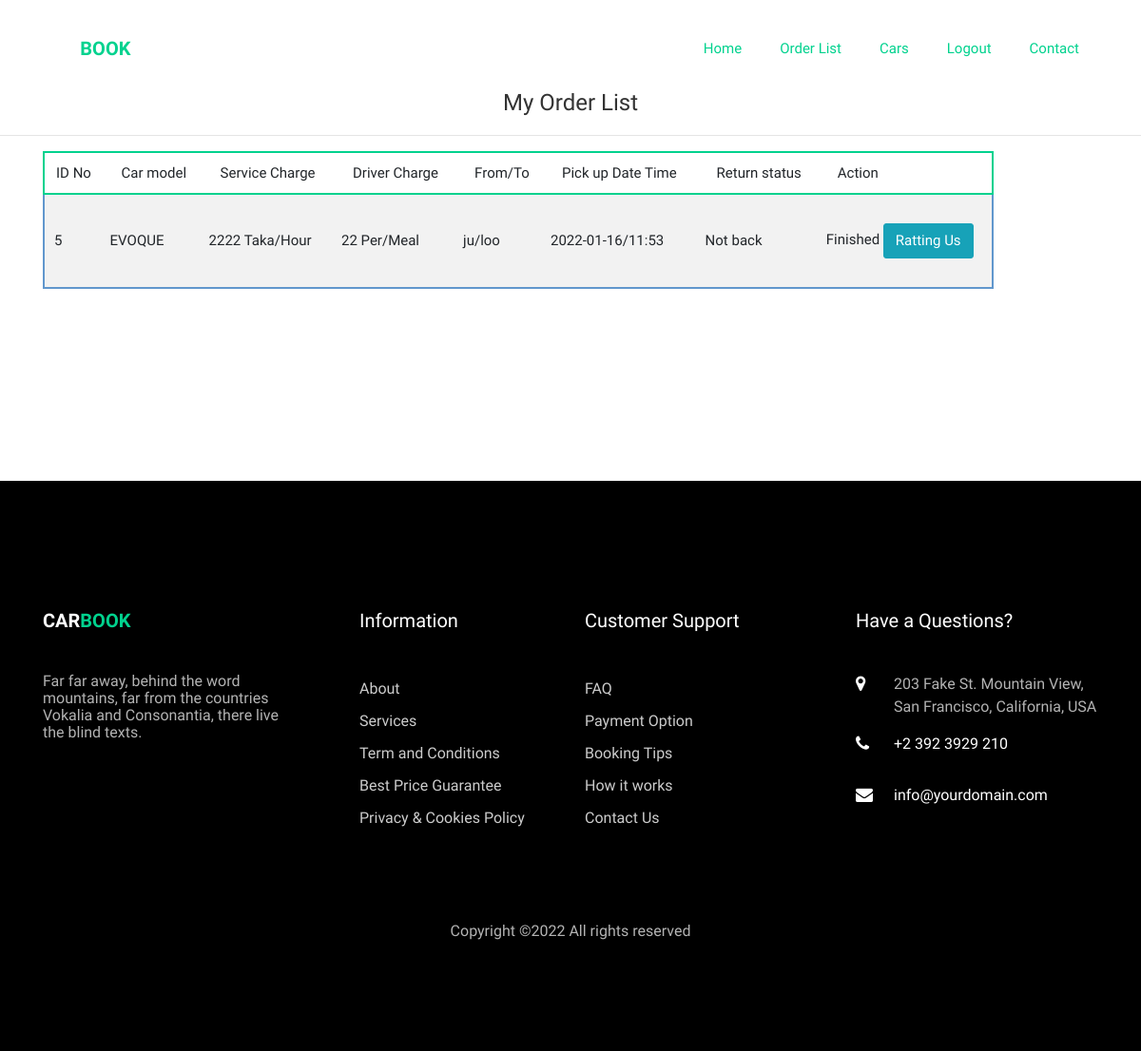
/orderlist.php (signed in), run on an earlier commit of the app's database.
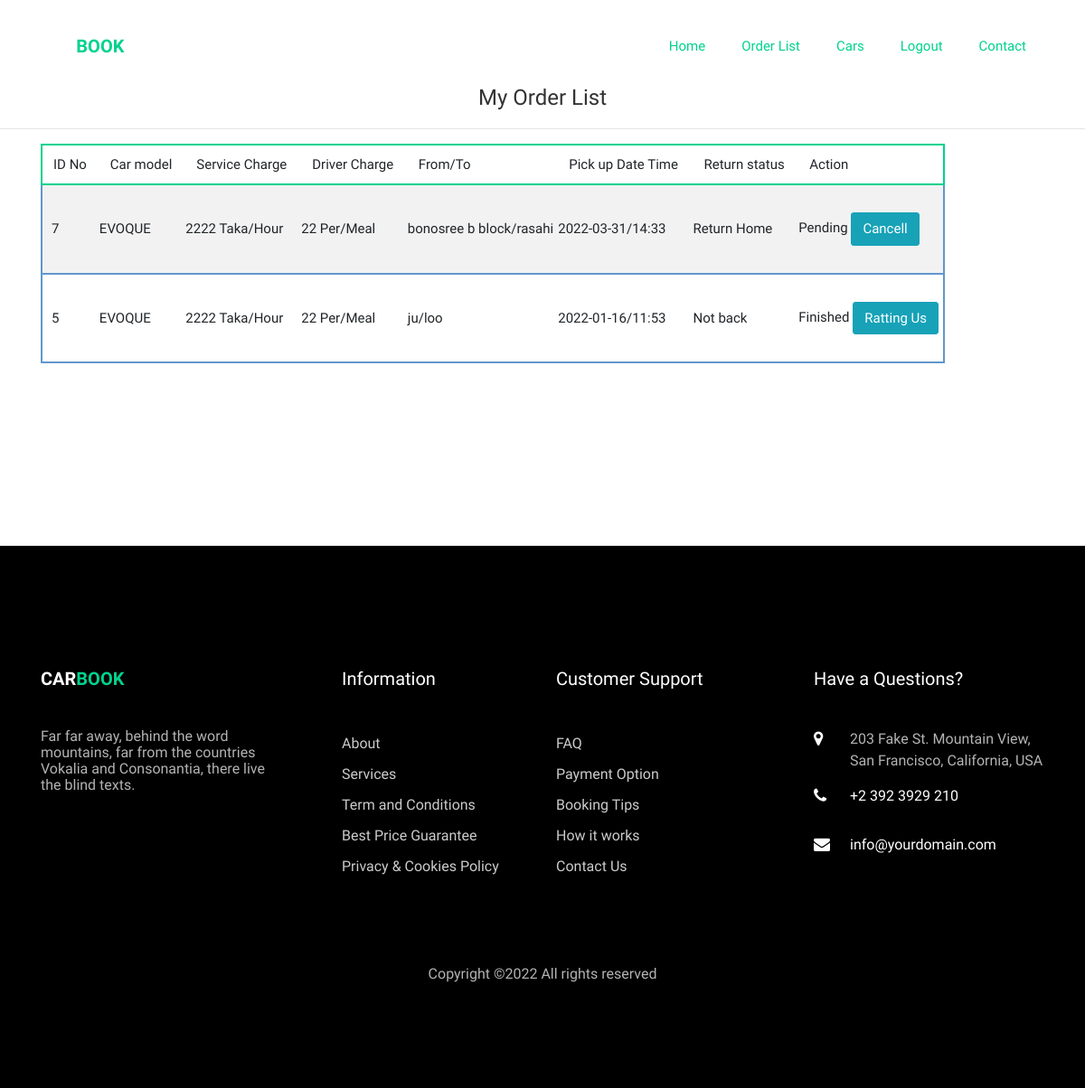
And on a later commit of the database.
### tables this page shows
CREATE TABLE `orders` (
  `Oid` int(11) NOT NULL,
  `car_id` int(11) NOT NULL,
  `user_id` int(11) NOT NULL,
  `pickup_location` text NOT NULL,
  `dropup_location` text NOT NULL,
  `date` varchar(191) NOT NULL,
  `time` varchar(191) NOT NULL,
  `trip_loop` tinyint(4) NOT NULL,
  `status` tinyint(4) NOT NULL,
  `created_at` timestamp NOT NULL DEFAULT current_timestamp()
);

CREATE TABLE `cars` (
  `id` int(11) NOT NULL,
  `name` varchar(200) NOT NULL,
  `model` varchar(200) NOT NULL,
  `mileage` varchar(200) NOT NULL,
  `seats` int(11) NOT NULL,
  `fuel` varchar(200) NOT NULL,
  `service_charge` varchar(200) NOT NULL,
  `driver_food_charge` varchar(200) NOT NULL,
  `description` text NOT NULL,
  `image` varchar(155) NOT NULL,
  `transmission` varchar(155) NOT NULL DEFAULT 'Manual',
  `airconditions` tinytext NOT NULL,
  `child_seat` tinytext NOT NULL,
  `gps` tinyint(4) NOT NULL,
  `luggage` tinytext NOT NULL,
  `music` tinytext NOT NULL,
  `seat_belt` tinyint(4) NOT NULL,
  `sleeping_bed` tinyint(4) NOT NULL,
  `water` tinyint(4) NOT NULL,
  `bluetooth` tinyint(4) NOT NULL,
  `onboard_computer` tinyint(4) NOT NULL,
  `audio_input` tinyint(4) NOT NULL,
  `long_term_trips` tinyint(4) NOT NULL,
  `car_kit` tinyint(4) NOT NULL,
  `remote_central_locking` tinyint(4) NOT NULL,
  `climate_control` tinyint(4) NOT NULL,
  `flag` tinyint(4) NOT NULL,
  `created_at` timestamp NOT NULL DEFAULT current_timestamp()
);

### orderlist.php (the view, shortened to what this page needs)
<?php include 'header.php';
 ?>
    <section class="ftco-section contact-section">
        <h4  class="d-flex justify-content-center">My Order List</h4>
        <hr>
      <div class="container">
        <div class="row d-flex mb-5 contact-info">
          <div class="col-md-8 block-9 mb-md-5">
          <table class="table table-striped" id="datatablesSimple">
                    <thead>
                        <tr style="border: 2px solid #01d28e ;">
                            <th>ID No</th>
                            <th>Car model</th>
                            <th>Service Charge</th>
                            <th>Driver Charge</th>
                            <th>From/To</th>
                            <th>Pick up Date Time</th>
                            <th>Return status</th>
                            <th>Action</th>
                        </tr>
                    </thead>
                    <tbody style="margin-top: 10px;">
                        <?php
                        $user_id =$_SESSION['id'];
                        $query = "SELECT * FROM orders LEFT JOIN cars ON cars.id = orders.car_id  where orders.user_id=$user_id Order By orders.status asc";
                        $result = $con->query($query);
                        if ($result->num_rows > 0) {
                            foreach ($result as $key => $value) {
                        ?>
                                <tr style="border: 2px solid #6197cd;">
                                    <td style="padding-left: 10px;"><?php echo $value['id']; ?></td>
                                    <td><?php echo $value['model']; ?></td>
                                    <td><?php echo $value['service_charge']; ?> Taka/Hour</td>
                                    <td><?php echo $value['driver_food_charge']; ?> Per/Meal</td>
                                    <td><?php echo $value['pickup_location']; ?>/<?php echo $value['dropup_location']; ?></td>
                                    <td><?php echo $value['date']; ?>/<?php echo $value['time']; ?></td>
                                    <td>
                                        <?php
                                        if ($value['trip_loop'] == 0) {
                                            echo "Not back";
                                        } elseif ($value['trip_loop'] == 1) {
                                            echo "Return Home";
                                        } else {
                                            echo "something went wrong";
                                        }
                                        ?>
                                    </td>
                                    <td>
                                        <?php
                                        if ($value['status'] == 0) {
                                            echo "Pending"; ?>
 <a href="?delid=<?php echo $value['Oid']; ?>" class="btn btn-info">Cancell</a>
                                        <?php } elseif ($value['status'] == 1) {
                                            echo "running";
                                        } else {
                                            echo "Finished"; ?>
                                            <a href="car-single.php?carid=<?php echo $value['car_id']; ?>" class="btn btn-info">Ratting Us</a>
                                       <?php }
                                        ?>
                                    </td>
                                </tr>
                        <?php }
                        } ?>
                    </tbody>
                </table>
          </div>
        </div>
      </div>
    </section>
<?php include 'footer.php'; ?>

What changed in the data, as far as the page shows it:
added orders: car "7", car.model "EVOQUE", car.service_charge "2222", car.driver_food_charge "22", pickup_location "bonosree b block", dropup_location "rasahi", date "2022-03-31", time "14:33", trip_loop "Return Home"
